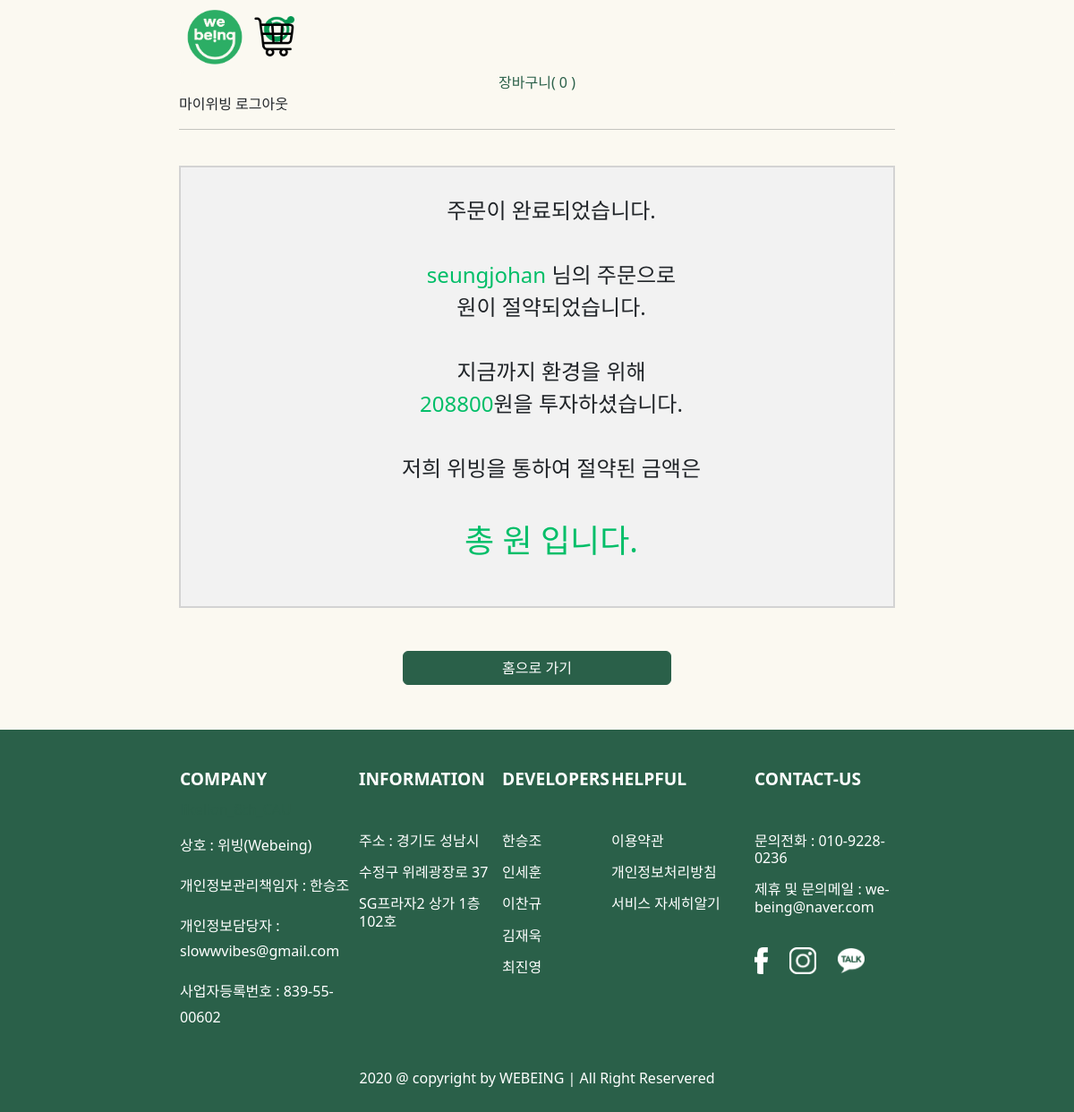
The app's page /order/payment/complete/ (signed in), older data.
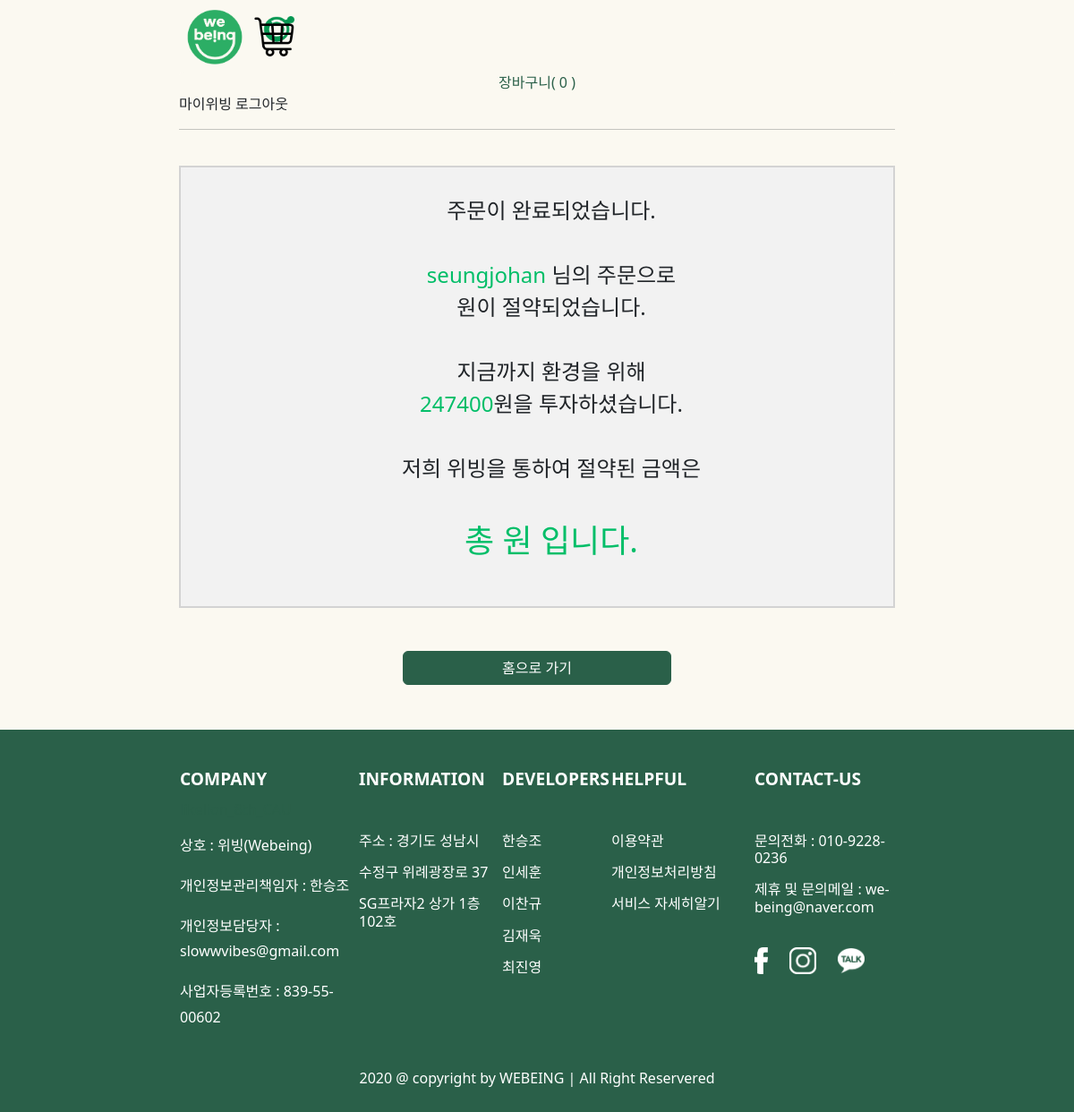
The same page, newer data.
### Account/models.py (models this page shows, shortened)
class User(AbstractBaseUser):
    email = models.EmailField(
        verbose_name='email',
        max_length=255,
        unique=True,
    )
    nickname = models.CharField(
        max_length=20,
        null=False,
        unique=True
    )
    phone_number = models.CharField(max_length=14, null=False, unique=True)
    business_number = models.CharField(max_length=30, null=True, unique=True)
    seller_address = models.CharField(max_length=30, null=True, unique=True)
    seller_name = models.CharField(max_length=30, null=True, unique=True)
    env_money = models.IntegerField(null=True)
    is_active = models.BooleanField(default=True)
    is_admin = models.BooleanField(default=False)
    is_seller = models.BooleanField(null=True, default=True)
    objects = UserManager()
    USERNAME_FIELD = 'email'
    REQUIRED_FIELDS = ['nickname', 'phone_number']

### order/views.py (the view)
# urls.py: path('payment/complete/', order_complete, name='order_complete'),
@ensure_csrf_cookie
@csrf_protect
def order_complete(request):
    cart = Cart(request)
    user = request.user
    orders = Order.objects.filter(user=user)
    order = Order.objects.filter(user=user).first()
    final = 0
    for item in cart:
        OrderItem.objects.create(order=order, product=item['product'], price=item['price'],
                                 quantity=item['quantity'])
    cart.clear()
    for order in orders:
        temp = OrderItem.objects.filter(order=order)
        for orderitem in temp:
            user_item = orderitem.order
            final += orderitem.price
    user_success = User.objects.get(user=user_item)
    user_success.env_money = final
    user_success.save()
    return render(request, 'order/created.html')

### cart/cart.py (called while the page is built)
    def __iter__(self):
        product_ids = self.cart.keys()
        products = Product.objects.filter(id__in=product_ids)
        for product in products:
            self.cart[str(product.id)]['product'] = product
        for item in self.cart.values():
            item['price'] = Decimal(item['price'])
            item['total_price'] = item['price'] * item['quantity']
            yield item

    def clear(self):
        self.session[settings.CART_ID] = {}
        self.session['coupon_id'] = None
        self.session.modified = True

### order/templates/order/created.html (shortened to what this page needs)
{% extends 'base.html' %}
{% load static %}
{% block content %}
<link rel="stylesheet" href="{% static 'css/created.css' %}">
<div class="box-container">
    <div class = "ordercomplete" style="background-color:#F2F2F2;">
        <ul id = "fontsize15" style = "list-style: none; ">
            <li>주문이 완료되었습니다.</li><br>
            <li><span id="green">{{user.nickname}}</span> 님의 주문으로</li>
            <li>원이 절약되었습니다.</li><br>
            <li>지금까지 환경을 위해</li>
            <li><span id="green">{{user.env_money}}</span>원을 투자하셨습니다.</li><br>
            <li>저희 위빙을 통하여 절약된 금액은</li><br>
            <li id="finalfont">총 {{total}}원 입니다.</li>
        </ul>
    </div>
</div>
<div id = "gohome" style="margin-top: 3rem;">
    <a href = "{% url 'shop:product_all' %}">
        <p class="text-center">
            <button type="button" class="btn btn-success" style="width:300px;">홈으로 가기</button>
        </p>
    </a>
</div>
{% endblock %}

### Webeing/templates/base.html (shortened to what this page needs)
{% load static %}
<html lang="en">
<head>
    <link type="text/css" rel="stylesheet" href="https://unpkg.com/bootstrap/dist/css/bootstrap.min.css"/>
    <link type="text/css" rel="stylesheet" href="https://unpkg.com/bootstrap-vue@latest/dist/bootstrap-vue.css"/>
    <link type="text/css" rel="stylesheet" href="{% static 'css/footer.css' %}"/>
    <link type="text/css" rel="stylesheet" href="{% static 'css/card.css' %}">
</head>
<body style="background-color:#FBF9F1;">
<div id="nav" style="margin: 0px 200px 40px 200px;">
    <b-navbar toggleable="lg" type="light" variant="#FBF9F1">
        <a href="/main"><img src="{% static '/img/webeing.png'%}" alt="webeing" style="width:80px; height:80px;"></a>
        <b-collapse id="nav-collapse" is-nav>
            <b-navbar-nav class="ml-auto">
                <a href="{% url 'shop:envigoods' %}" style="padding-right: 2rem;">
                    <img src="{% static '/img/envigoods.png' %}" alt="envigoods" style="width:45px; height:45px;">
                </a>
                {% if user.is_authenticated %}
                <a class="nav-link btn btn-outline-success" href="{% url 'cart:detail' %}">장바구니(
                    {% if cart|length > 0 %}
                    {{cart|length}} )
                    {% else %}
                    0 )
                    {% endif %}
                </a>
                <b-nav-item-dropdown right>
                    {% if user.is_seller == True %}
                    <b-dropdown-item href="{% url 'sellerPage' %}">마이위빙</b-dropdown-item>
                    {% else %}
                    <b-dropdown-item href="{% url 'customerPage' %}">마이위빙</b-dropdown-item>
                    {% endif %}
                    <b-dropdown-item href="{% url 'logout' %}">로그아웃</b-dropdown-item>
                </b-nav-item-dropdown>
                {% else %}
                <b-nav-item href="{% url 'signup' %}">회원가입</b-nav-item>
                <b-nav-item href="{% url 'login' %}">로그인</b-nav-item>
            </b-navbar-nav>
            {% endif %}
        </b-collapse>
    </b-navbar>
    <hr/>
</div>
<div style="margin : 0 200px 0 200px">
    {% block content %}
    {% endblock %}
</div>
</body>
<footer style="background-color: #2a6049; width: 100%; padding: 30px 200px 10px 200px; margin-top: 50px;">
    <table>
        <colgroup>
            <col width="25%">
            <col width="20%">
            <col width="15%">
            <col width="20%">
            <col width="*">
        </colgroup>
        <thead style="line-height: 3rem; color:white;">
            <td id="footerfont">COMPANY</td>
            <td id="footerfont">INFORMATION</td>
            <td id="footerfont">DEVELOPERS</td>
            <td id="footerfont">HELPFUL</td>
            <td id="footerfont">CONTACT-US</td>
        </thead>
        <tbody>
            <tr>
                <td style="line-height: 1rem; color:#2a6049 ">
                    <p> likelion_8th_CAU   </p>
                </td>
            </tr>
            <tr>
                <td style="line-height: 1.8rem; color: white;">
                    <p>상호 : 위빙(Webeing)</p>
                    <p>개인정보관리책임자 : 한승조</p>
                    <p>개인정보담당자 : slowwvibes@gmail.com</p>
                    <p>사업자등록번호 : 839-55-00602</p>
                </td>
                <td style="line-height: 1.2rem; color:white ">
                    <p>주소 : 경기도 성남시</p>
                    <p>수정구 위례광장로 37</p>
                    <p>SG프라자2 상가 1층 102호</p>
                </td>
                <td style="line-height: 1.2rem; color:white ">
                    <p>한승조</p>
                    <p>인세훈</p>
                    <p>이찬규</p>
                    <p>김재욱</p>
                    <p>최진영</p>
                </td>
                <td style="line-height: 1.2rem; color:white ">
                    <p><a href="{% url 'tos_user_use' %}" style="color:white">이용약관</a></p>
                    <p><a href="{% url 'tos_user_private' %}" style="color:white">개인정보처리방침</a></p>
                    <p><a href="{% url 'shop:serviceintroduce' %}" style="color:white">서비스 자세히알기</a></p>
                </td>
                <td style="line-height: 1.2rem;">
                    <p style="color:white">문의전화 : 010-9228-0236</p>
                    <p style="color:white">제휴 및 문의메일 : we-being@naver.com</p>
                    <br>
                    <p>
                        <a title="facebook" href="https://www.facebook.com/We-being-100435421763637" target="_blanck">
                            <img src="{% static '/img/facebook.png' %}" alt="facebook"
                                style="margin-right: 20px; width:15px; height:30px;">
                        </a>
                        <a title="instagram" href="https://www.instagram.com/we_being/" target="_blank">
                            <img src="{% static 'img/instagram.png' %}" alt="instagram"
                                style="margin-right: 20px; width:30px; height:30px;">
                        </a>
                        <a title="kakaotalk" href="http://pf.kakao.com/_sSYyxb" target="_blank">
                            <img src="{% static 'img/kakaotalk.png' %}" alt="kakao"
                                style="margin-right: 20px; width:30px; height: 30px;">
                        </a>
                    </p>
                </td>
            </tr>
        </tbody>
    </table>
    <br>
    <p class="text-center" style="color: white">2020 @ copyright by WEBEING | All Right Reservered</p>
</footer>
</html>

### shop/static/css/card.css (style rules this page uses)
a { text-decoration: none }

### order/static/css/created.css (style rules this page uses)
.box-container { grid-template-columns: 1fr 1fr; grid-template-rows: 5fr; column-gap: 20px; grid-template-areas: "ordercomplete receipt" }
.ordercomplete { grid-area: ordercomplete; text-align: center; padding: 30px 30px 30px 30px; border: 2px solid lightgray; }
#gohome { text-align: center; width: 100%; }

### Webeing/templates/base.html (style rules this page uses)
#footerfont { font-size: 120%; font-weight: bold; }
.btn-outline-success { background-color: #FBF9F1; border-color: #2A6049; color: #2A6049; }
.btn-success { background-color: #2A6049; border-color: #2A6049; color: white; }
tbody { vertical-align: top; }

### order/templates/order/created.html (style rules this page uses)
#fontsize15 { font-size: 150%; }
#green { color: #00be68; }
#finalfont { font-size:150%; color: #00be68; }

Row changes from the older to the newer data that the page shows:
changed User "seungjohan": env_money "208800" → "247400"
